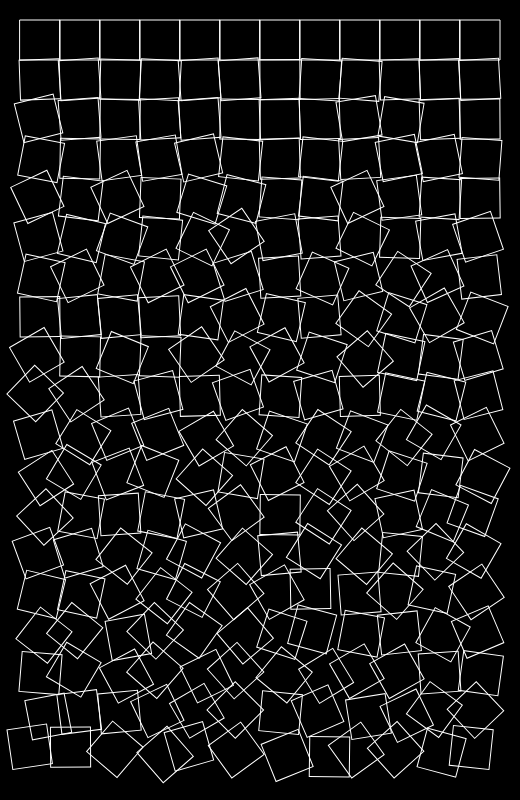
Frame 1 (no input)
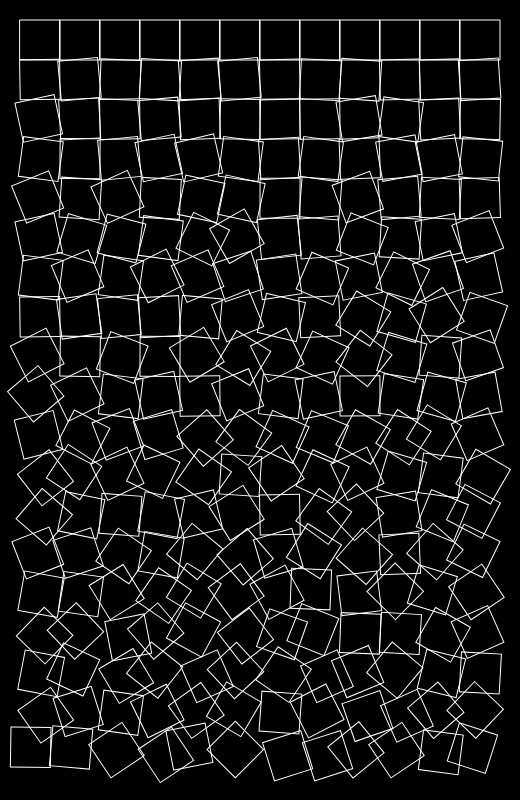
Frame 60 (no input)
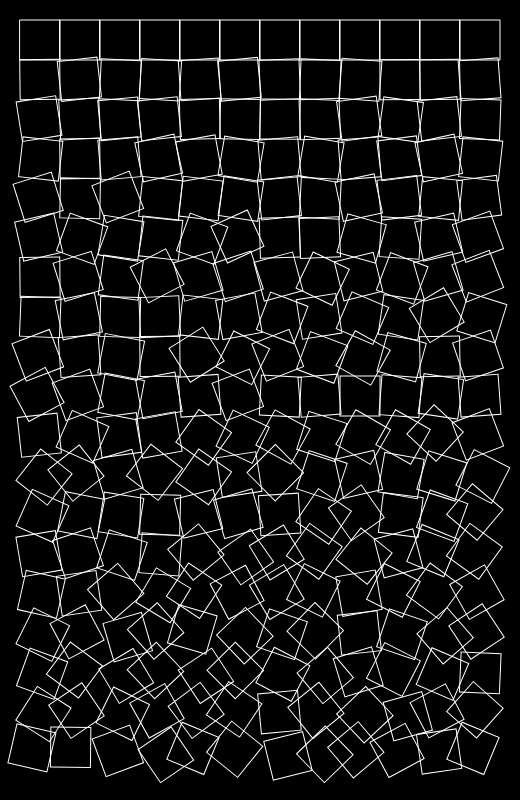
Frame 120 (the mouse pressed at the canvas centre since frame 60)

The p5.js sketch that drew these frames (run headless with seeded random() and noise() and a simulated clock; from frame 60 on, the mouse is pressed at the canvas centre):

// p5.js sketch
// ── sketch.js
var w = 12;
var h = 19;
var s = 0.0001;
function setup() {
  createCanvas(520, 800);
  rectMode(CENTER);
}

function draw() {
  background(0);
  noFill();
  stroke(255);
  push();
  translate(20, 20);
  for (var y = 0; y < h; y++) {
    for (var x = 0; x < w; x++) {
      push();
      translate((x + 0.5) * 10 * 4, (y + 0.5) * 10 * 4);
      translate(map(noise(x,y,(millis()*s)),0,1,-y*0.9,y*0.9), map(noise(x, y,(millis()*s)),0,1,-y*0.9,y*0.0));
      rotate(map(noise(x,y,s*millis()),0,1,-y*0.15,y*0.15));
      rect(0, 0, 10 * 4, 10 * 4);
      pop();
    }
  }
  pop();
}
